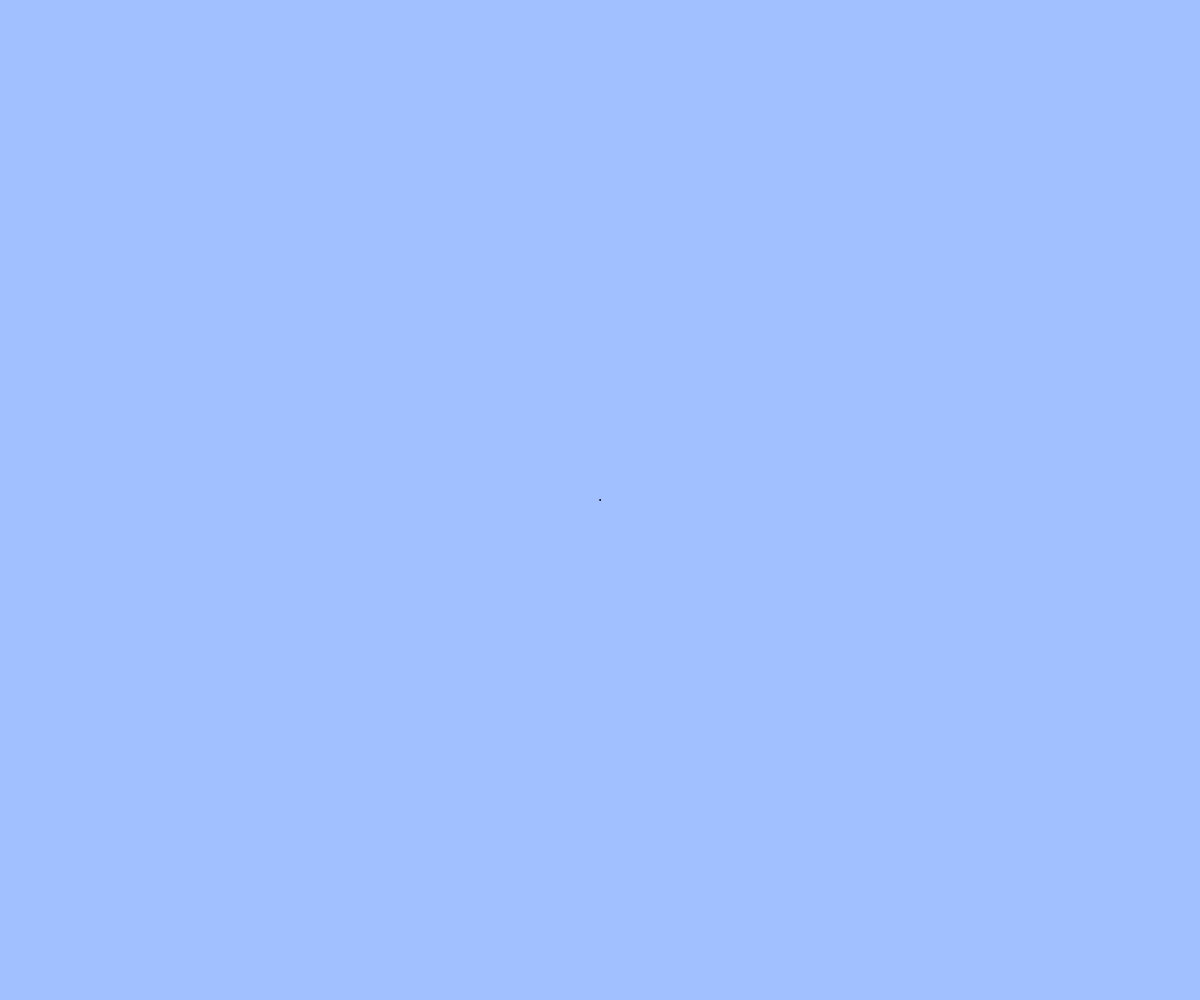
Frame 1 (no input)
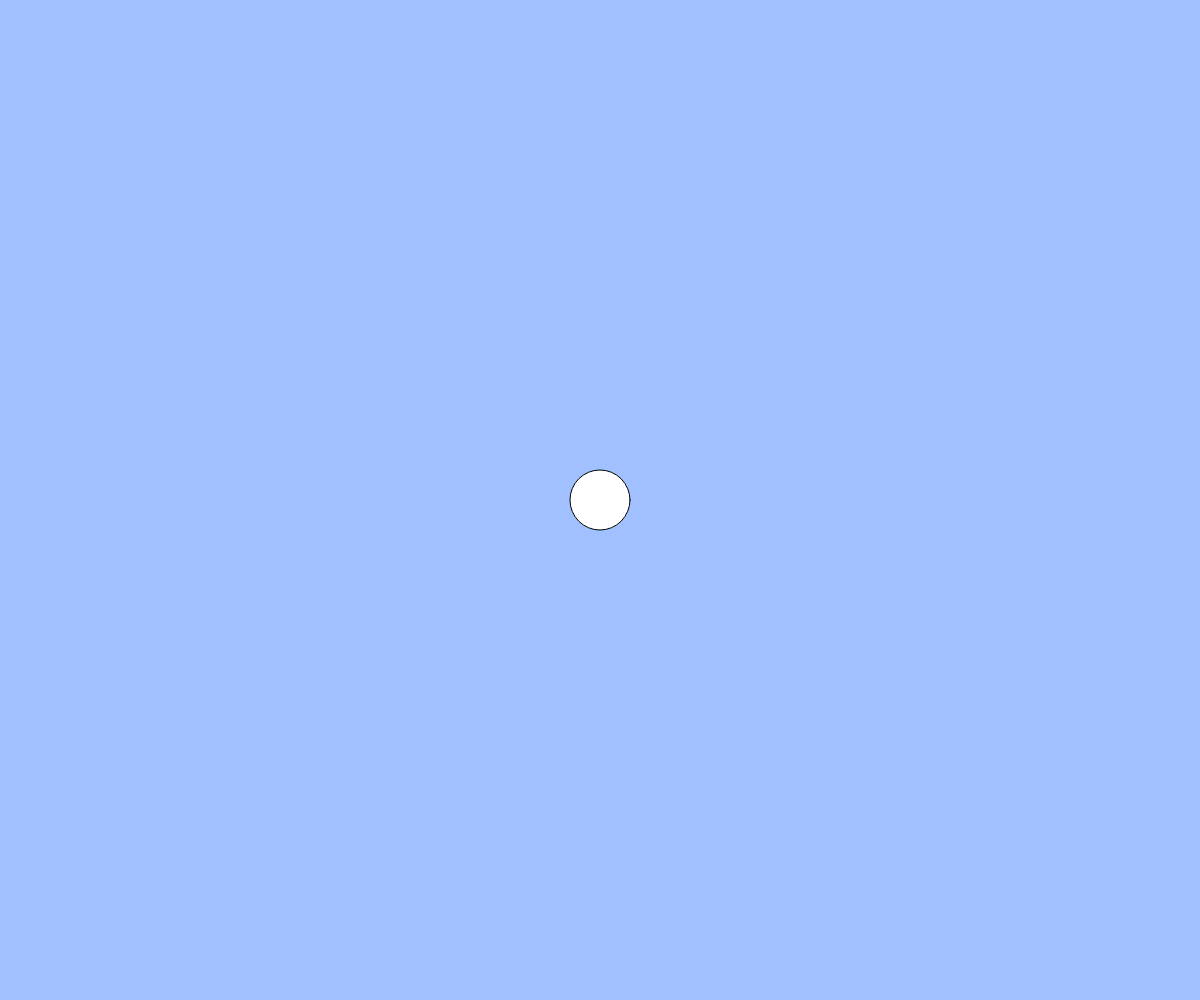
Frame 60 (no input)
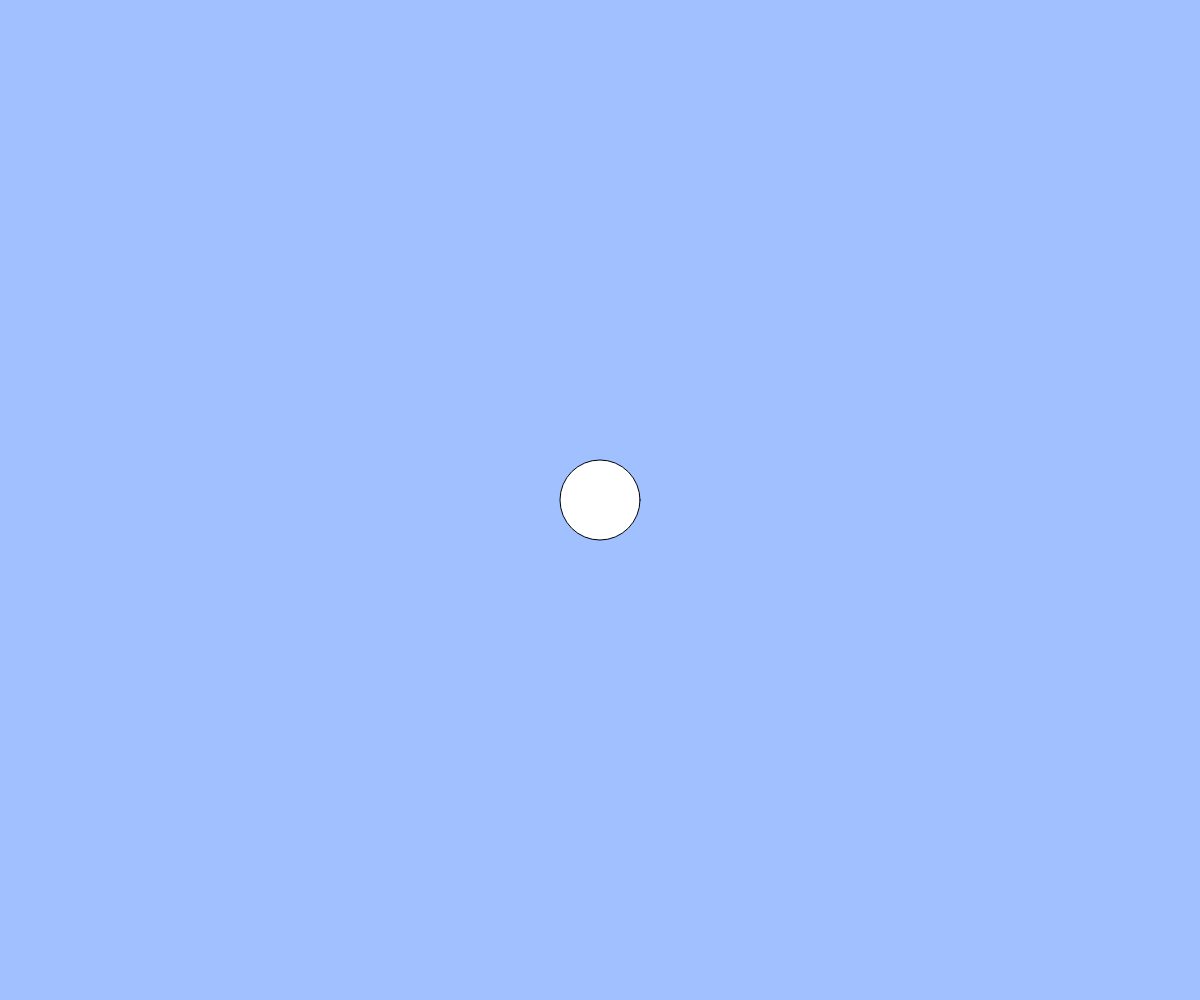
Frame 120 (the mouse pressed at the canvas centre since frame 60)

The p5.js sketch that drew these frames (run headless with seeded random() and noise() and a simulated clock; from frame 60 on, the mouse is pressed at the canvas centre):

// p5.js sketch
// ── sketch.js
// 練習問題「心臓の鼓動のように大きくなったり小さくなったりする円」
let count;
let cycle;

function setup(){
  createCanvas(windowWidth, windowHeight);
  count = 0;
  cycle = 200;
}

function windowResized(){
  resizeCanvas(windowWidth, windowHeight)
}

function draw(){
  background(160, 192, 255);

  if(keyIsDown(" ".charCodeAt(0))){
    count = (count + 5) % cycle;
  }
  // cycleが100になったら余りは1に戻るよねってこと。
  else{
    count = (count + 1) % cycle;
  }

  if(count < 100){
    ellipse(width / 2, height / 2, count);
  }
  else{
    ellipse(width / 2, height / 2, 200 - count);
  }

}
